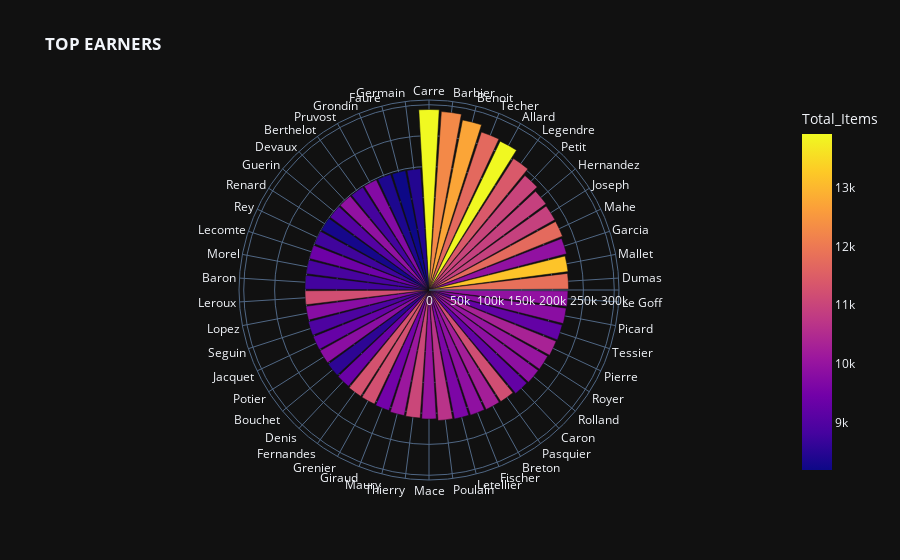

The notebook cell this image was saved under:
### Code cell
import plotly.express as px

fig = px.bar_polar(bestSales[:50], r="Amount", theta="Item_Name",
                   color="Total_Items", template="plotly_dark",
                   color_discrete_sequence= px.colors.sequential.Plasma_r, title='<b>TOP EARNERS ITEMS</b>')
fig.show()

### Figure 1 — Plotly figure (JSON) as saved in the notebook; plotly's stock layout.template omitted (floating-point values rounded to 4 significant figures)
{"data": [{"hoverlabel": {"namelength": 0}, "hovertemplate": "Amount=%{r}<br>Item_Name=%{theta}<br>Total_Items=%{marker.color}", "legendgroup": "", "marker": {"color": [13905, 12272, 12733, 11704, 13891, 11411, 10996, 10915, 10937, 11733, 9940, 13184, 11830, 9943, 9832, 9256, 10332, 10037, 9899, 9254, 11192, 10253, 9906, 9620, 10661, 10032, 11054, 10096, 9492, 11240, 11283, 9354, 8559, 9848, 9302, 8936, 9806, 11199, 8807, 8867, 9422, 8771, 8307, 9036, 9935, 8826, 9741, 8386, 8206, 8451], "coloraxis": "coloraxis"}, "name": "", "r": [292300.0, 289600.0, 280600.0, 269500.0, 267100.0, 253100.0, 241900.0, 235300.0, 233400.0, 233100.0, 230400.0, 227100.0, 226000.0, 225000.0, 224100.0, 223100.0, 222000.0, 220000.0, 219700.0, 218600.0, 214900.0, 214500.0, 213500.0, 212800.0, 211900.0, 208900.0, 207800.0, 207200.0, 205700.0, 204800.0, 204600.0, 203200.0, 202800.0, 202200.0, 202200.0, 202100.0, 201000.0, 200700.0, 200700.0, 200500.0, 200400.0, 199900.0, 199500.0, 198900.0, 198700.0, 198200.0, 197900.0, 197600.0, 197000.0, 196900.0], "showlegend": false, "subplot": "polar", "theta": ["Carre", "Barbier", "Benoit", "Techer", "Allard", "Legendre", "Petit", "Hernandez", "Joseph", "Mahe", "Garcia", "Mallet", "Dumas", "Le Goff", "Picard", "Tessier", "Pierre", "Royer", "Rolland", "Caron", "Pasquier", "Breton", "Fischer", "Letellier", "Poulain", "Mace", "Thierry", "Maury", "Giraud", "Grenier", "Fernandes", "Denis", "Bouchet", "Potier", "Jacquet", "Seguin", "Lopez", "Leroux", "Baron", "Morel", "Lecomte", "Rey", "Renard", "Guerin", "Devaux", "Berthelot", "Pruvost", "Grondin", "Faure", "Germain"], "type": "barpolar"}], "layout": {"autosize": true, "barmode": "relative", "coloraxis": {"colorbar": {"title": {"text": "Total_Items"}}, "colorscale": [[0, "#0d0887"], [0.1111, "#46039f"], [0.2222, "#7201a8"], [0.3333, "#9c179e"], [0.4444, "#bd3786"], [0.5556, "#d8576b"], [0.6667, "#ed7953"], [0.7778, "#fb9f3a"], [0.8889, "#fdca26"], [1, "#f0f921"]]}, "legend": {"tracegroupgap": 0}, "polar": {"angularaxis": {"direction": "clockwise", "rotation": 90, "type": "category"}, "domain": {"x": [0, 1], "y": [0, 1]}, "radialaxis": {"autorange": true, "range": [0, 307700.0], "type": "linear"}}, "title": {"text": "<b>TOP EARNERS</b>"}}}
